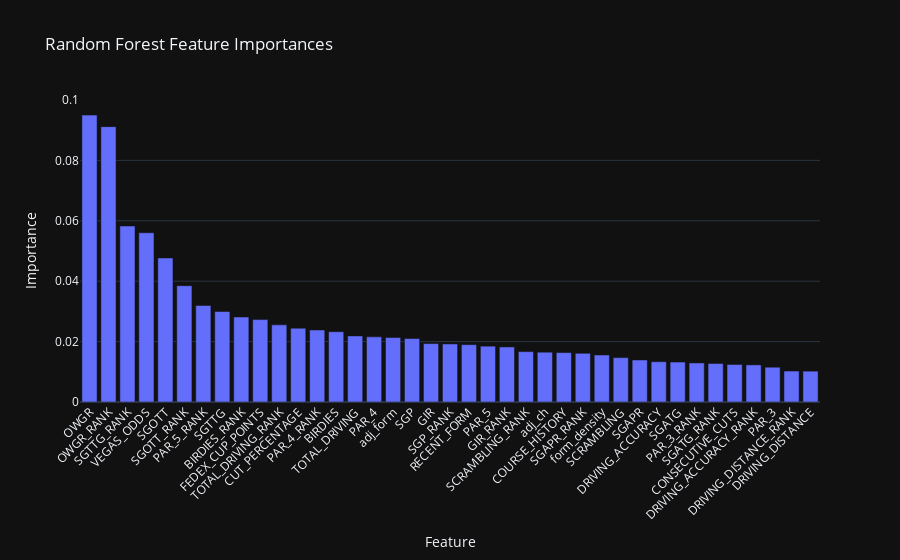

Notebook code cell kept with this figure:
### Markdown cell above
Random Forest Training & Feature Importance

Now we train on all the data (no longer cross-validation folds) and extract the feature importance to see how it compares with linear correlations.

### Code cell
from sklearn.ensemble import RandomForestClassifier
from sklearn.calibration import CalibratedClassifierCV
from sklearn.preprocessing import StandardScaler
from imblearn.pipeline import Pipeline
from imblearn.over_sampling import SMOTE
from imblearn.under_sampling import RandomUnderSampler
import pandas as pd
import plotly.express as px

# === Resample the full dataset ===
over = SMOTE(sampling_strategy=0.5, k_neighbors=3)
under = RandomUnderSampler(sampling_strategy=0.5)
resample_pipeline = Pipeline([("o", over), ("u", under)])
X_all_resampled, y_all_resampled = resample_pipeline.fit_resample(
    training_df[feature_cols], training_df["TOP_20"]
)

# === Standardize ===
scaler = StandardScaler()
X_all_scaled = scaler.fit_transform(X_all_resampled)

# === Train Calibrated Random Forest ===
base_rf = RandomForestClassifier(random_state=42)
final_model = CalibratedClassifierCV(estimator=base_rf, method="sigmoid", cv=5)
final_model.fit(X_all_scaled, y_all_resampled)

# === Aggregate feature importances across all CV folds ===
all_importances = np.array([
    est.estimator.feature_importances_ for est in final_model.calibrated_classifiers_
])
mean_importance = all_importances.mean(axis=0)

importance_df = pd.DataFrame({
    "Feature": feature_cols,
    "Importance": mean_importance
}).sort_values(by="Importance", ascending=False)

# === Plot feature importances ===
fig = px.bar(
    importance_df,
    x="Feature",
    y="Importance",
    title="Random Forest Feature Importances",
    template="plotly_dark"
)
fig.update_layout(xaxis_tickangle=-45)
fig.show()

### Figure 1 — Plotly figure (JSON) as saved in the notebook; plotly's stock layout.template omitted (floating-point values rounded to 4 significant figures)
{"data": [{"hovertemplate": "Feature=%{x}<br>Importance=%{y}<extra></extra>", "legendgroup": "", "marker": {"color": "#636efa", "pattern": {"shape": ""}}, "name": "", "orientation": "v", "showlegend": false, "textposition": "auto", "type": "bar", "x": ["OWGR", "OWGR_RANK", "SGTTG_RANK", "VEGAS_ODDS", "SGOTT", "SGOTT_RANK", "PAR_5_RANK", "SGTTG", "BIRDIES_RANK", "FEDEX_CUP_POINTS", "TOTAL_DRIVING_RANK", "CUT_PERCENTAGE", "PAR_4_RANK", "BIRDIES", "TOTAL_DRIVING", "PAR_4", "adj_form", "SGP", "GIR", "SGP_RANK", "RECENT_FORM", "PAR_5", "GIR_RANK", "SCRAMBLING_RANK", "adj_ch", "COURSE_HISTORY", "SGAPR_RANK", "form_density", "SCRAMBLING", "SGAPR", "DRIVING_ACCURACY", "SGATG", "PAR_3_RANK", "SGATG_RANK", "CONSECUTIVE_CUTS", "DRIVING_ACCURACY_RANK", "PAR_3", "DRIVING_DISTANCE_RANK", "DRIVING_DISTANCE"], "xaxis": "x", "y": [0.09499, 0.09117, 0.05827, 0.05604, 0.04769, 0.03852, 0.03195, 0.02997, 0.02815, 0.02729, 0.02554, 0.02444, 0.02385, 0.02329, 0.02188, 0.02157, 0.02133, 0.02101, 0.01935, 0.01922, 0.01898, 0.01849, 0.01823, 0.01668, 0.01649, 0.01636, 0.01613, 0.01557, 0.0147, 0.01391, 0.01334, 0.01323, 0.01293, 0.01275, 0.01242, 0.01229, 0.01152, 0.01026, 0.01021], "yaxis": "y"}], "layout": {"barmode": "relative", "legend": {"tracegroupgap": 0}, "title": {"text": "Random Forest Feature Importances"}, "xaxis": {"anchor": "y", "domain": [0, 1], "tickangle": -45, "title": {"text": "Feature"}}, "yaxis": {"anchor": "x", "domain": [0, 1], "title": {"text": "Importance"}}}}
